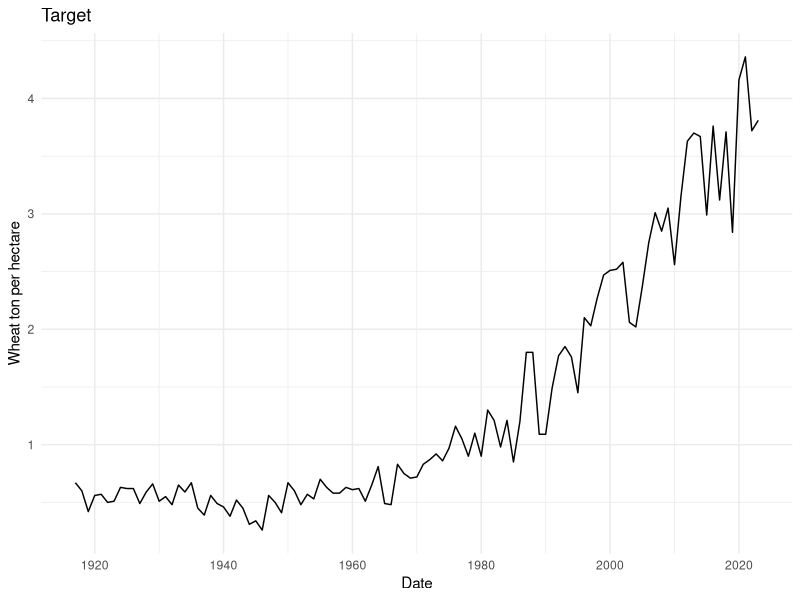
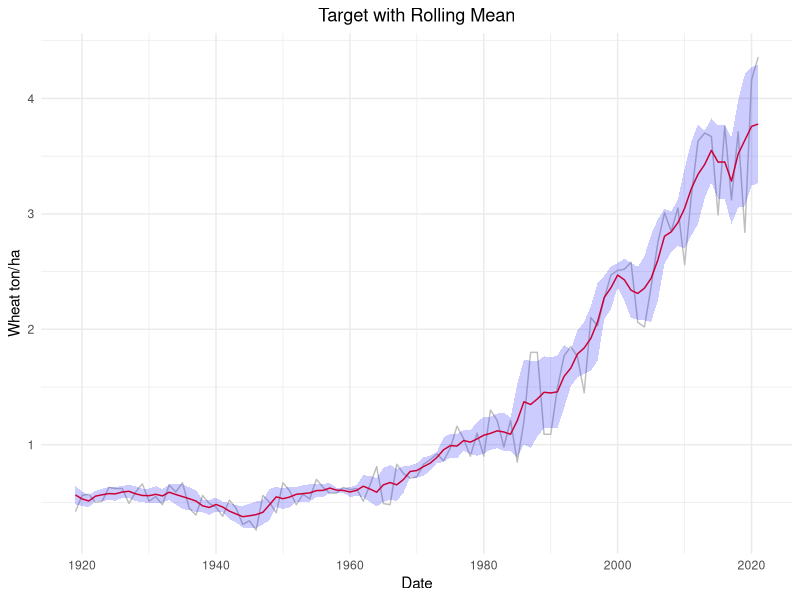
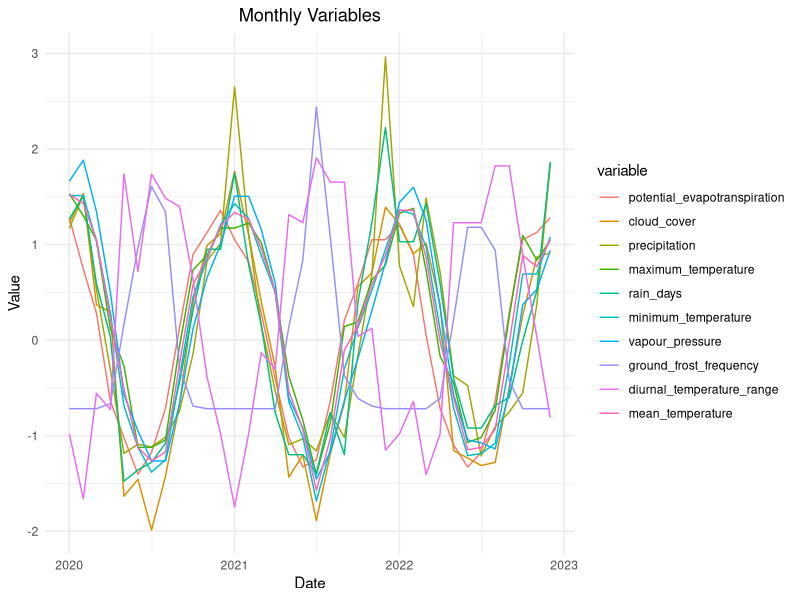
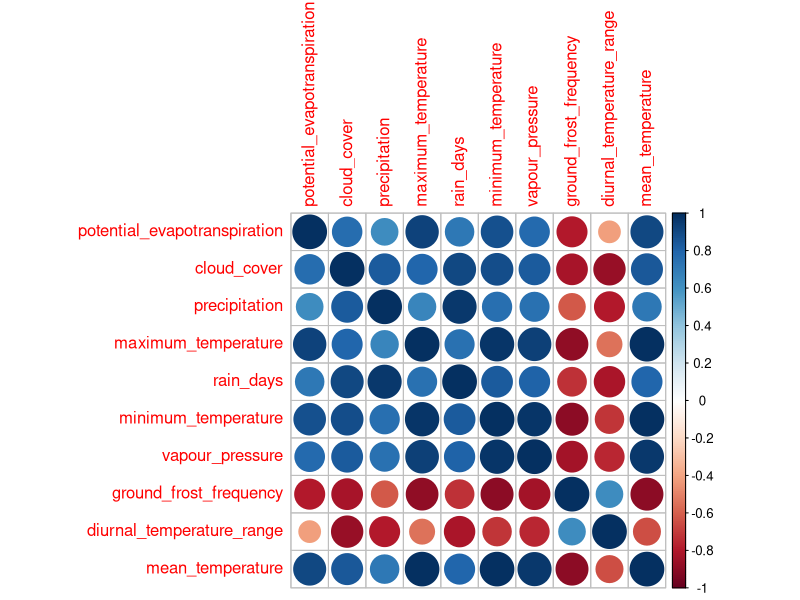

These charts were generated, in order, by the following R code:
library(ggplot2)
library(zoo)
library(corrplot)
library(reshape2)

# Load all the datasets
monthly <- read.csv("source/monthly.csv")
pentadal <- read.csv("source/pentadal.csv")
quarterly <- read.csv("source/quarterly.csv")
yearly <- read.csv("source/yearly.csv")

target <- read.csv("source/target.csv")

target$date <- as.Date(target$date)

# Plot target
ggplot(target, aes(x=date, y=wheat_ton_per_hectare)) +
  geom_line(aes(group=1)) +
  ggtitle("Target") +
  labs(
    x="Date",
    y="Wheat ton per hectare",
    title="Target"
  ) +
  theme(plot.title = element_text(hjust = 0.5)) +
  theme_minimal()

# Create rolling means for target
target$rolling_mean <- rollmean(target$wheat_ton_per_hectare, k = 5, fill = NA)
target$rolling_mean <- zoo::na.locf(target$rolling_mean, na.rm = FALSE)  # Forward fill
target$rolling_mean <- zoo::na.locf(target$rolling_mean, fromLast = TRUE)  # Backward fill

target$rolling_sd <- rollapply(target$wheat_ton_per_hectare, width = 5, FUN = sd, fill = NA)

n <- 5
# 95% confidence interval
critical_value <- qnorm(0.975)
target$margin_of_error <- critical_value * (target$rolling_sd / sqrt(n))

# Calculate confidence intervals
target$ci_lower <- target$rolling_mean - target$margin_of_error
target$ci_upper <- target$rolling_mean + target$margin_of_error

# View result
head(target)

target <- target[!is.na(target$rolling_mean), ]
target <- target[!is.na(target$ci_lower), ]
target <- target[!is.na(target$ci_upper), ]

# Plot target with rolling mean
ggplot(target, aes(x=date, y=wheat_ton_per_hectare)) +
  geom_line(aes(group=1), color="gray") +
  geom_line(aes(x=date, y=rolling_mean, group=1), color="red") +
  geom_ribbon(aes(x=date, ymin=ci_lower, ymax=ci_upper), fill="blue", alpha=0.2) +
  ggtitle("Target with Rolling Mean") +
  labs(
    x="Date",
    y="Wheat ton/ha",
    title="Target with Rolling Mean"
  ) +
  theme_minimal() +
  theme(plot.title = element_text(hjust = 0.5))


# Plot all variables in monthly on the same graph
monthly$date <- as.Date(monthly$date)

# normalize each variable
norm_monthly <- monthly

# Calculate rolling mean and standard deviation for each variable
for (i in 2:ncol(norm_monthly)) {
  norm_monthly[[i]] <- rollmean(norm_monthly[[i]], k = 5, fill = NA)
  norm_monthly[[i]] <- zoo::na.locf(norm_monthly[[i]], na.rm = FALSE)  # Forward fill
  norm_monthly[[i]] <- zoo::na.locf(norm_monthly[[i]], fromLast = TRUE)  # Backward fill
}


norm_monthly[, -1] <- scale(monthly[, -1])

monthly_melted <- melt(norm_monthly, id.vars = "date")

# For this scenario, only use last 5 years of data
monthly_melted <- monthly_melted[monthly_melted$date >= "2020-01-01", ]

ggplot(monthly_melted, aes(x=date, y=value, color=variable)) +
  geom_line() +
  ggtitle("Monthly Variables") +
  labs(
    x="Date",
    y="Value",
    title="Monthly Variables"
  ) +
  theme_minimal() +
  theme(plot.title = element_text(hjust = 0.5))

# Plot a correlation matrix using corrplot
correlation_matrix <- cor(norm_monthly[, -1])
corrplot(correlation_matrix)


